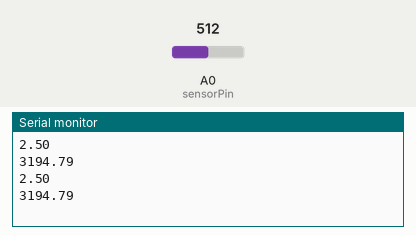
This sketch was run on a simulated Arduino Uno, built with avr-gcc and run on an emulated ATmega328P. On the bench: the last lines printed to the serial monitor. The inputs (shaded band) are chosen by the test bench; at power-on: A0 (sensorPin) = 512.

Above: at 1.8 s.
1.9 s: A0 (sensorPin) set to 716
At 2.4 s:
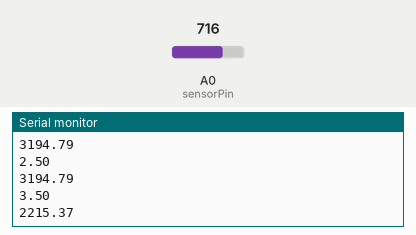
3.4 s: A0 (sensorPin) set to 900
At 4.8 s:
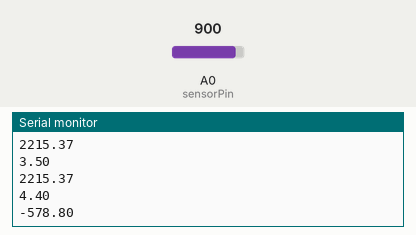
Timing chart, 0 to 6.4 s (numbered marks = the images above; inputs shaded):
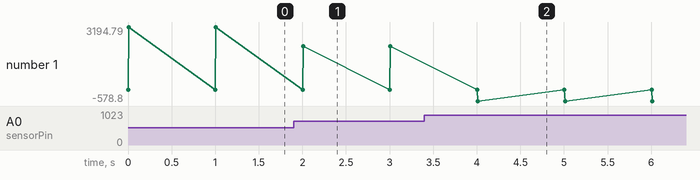

The sketch:

lgzd_ntu_test.ino
```cpp
//#include <Wire.h>
//#include <LiquidCrystal_I2C.h>

// Set the LCD address to 0x27 for a 16 chars and 2 line display
//LiquidCrystal_I2C lcd(0x27, 16, 2);
int sensorPin = A0;
float volt;
float ntu;

void setup()
{
  Serial.begin(9600);
  //lcd.begin();

  // Turn on the blacklight and print a message.
  //lcd.backlight();
}

void loop()
{

    volt = 0;
    for(int i=0; i<1; i++)
    {
        volt += ((float)analogRead(sensorPin)/1023)*5;
    }
    volt = volt;///800;
    //volt = round_to_dp(volt,1);
    if(volt < 2.5){
      ntu = 3000;
    }else{
      ntu = -1120.4*square(volt)+5742.3*volt-4353.8;
      ntu+=195;
    }
    //lcd.clear();
    //lcd.setCursor(0,0);
    //lcd.print(volt);
    //lcd.print(" V");

    //lcd.setCursor(0,1);
    //lcd.print(ntu);
    //lcd.print(" NTU");
    Serial.println(volt);
    Serial.println(ntu);
    delay(1000);
}

float round_to_dp( float in_value, int decimal_place )
{
  float multiplier = powf( 10.0f, decimal_place );
  in_value = roundf( in_value * multiplier ) / multiplier;
  return in_value;
}
```

Measured:
- after the input at 1.9 s, the serial monitor: prints a new line after 0.10 s (image 1)
- after the input at 3.4 s, the serial monitor: prints a new line after 0.60 s (image 2)
- plotted number 1: 3194.79 → 2215.37 after the input at 1.9 s, 2215.37 → -578.8 after the input at 3.4 s
